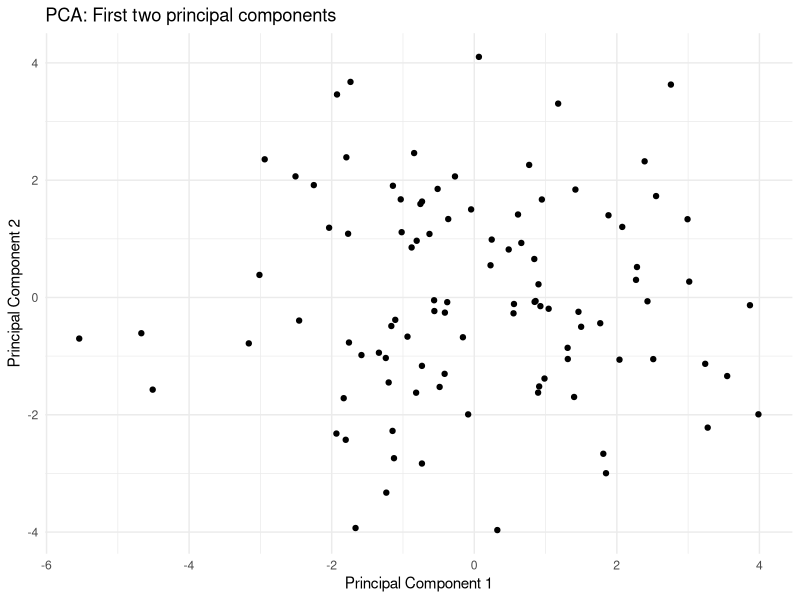
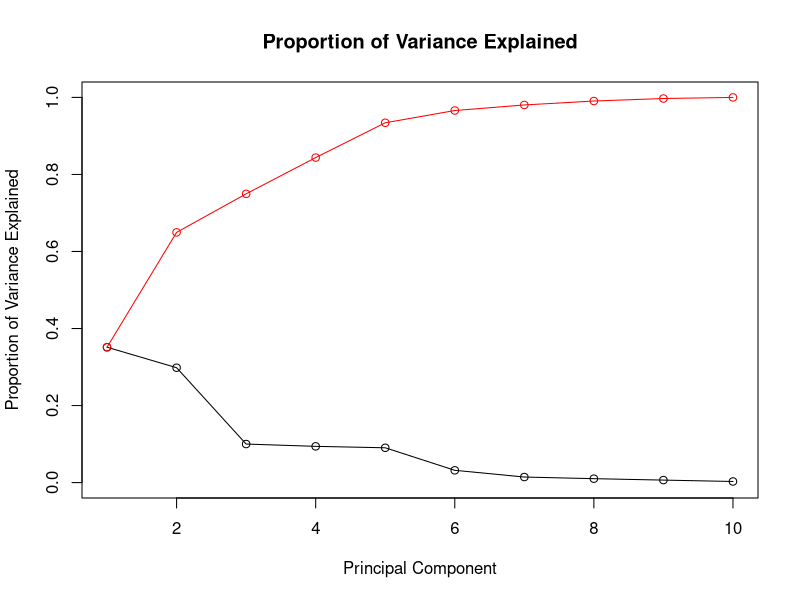
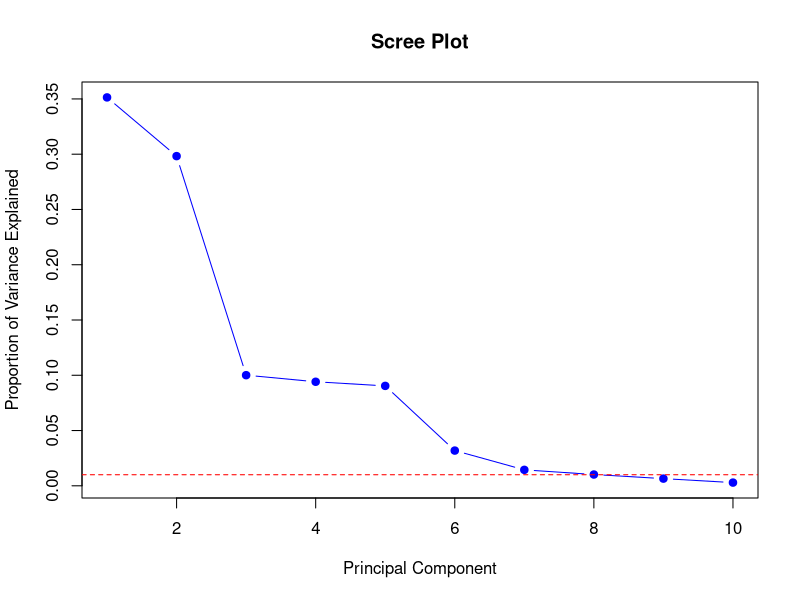
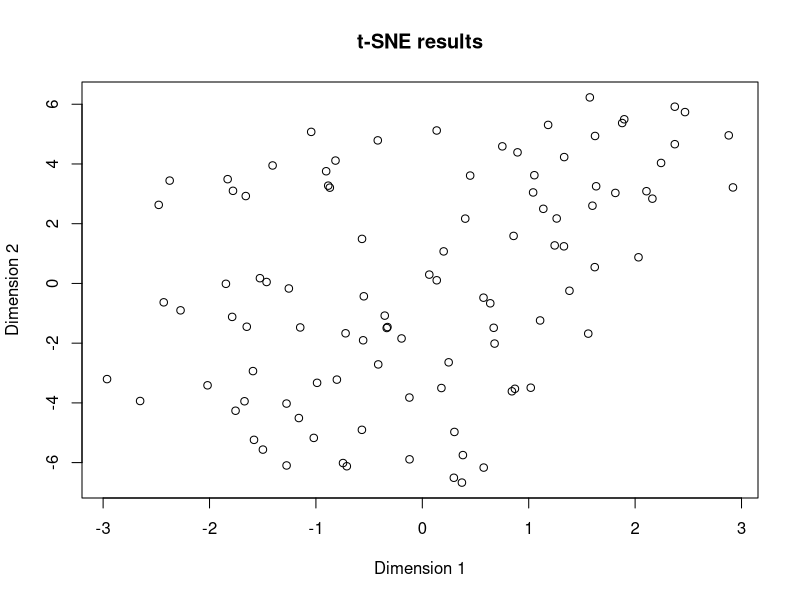

These charts were generated, in order, by the following R code:
# ----- B1705 Week 10 | Un-supervised ML: Dimensionality Reduction in ML | 20.03.2024 -----
# ----- Pre-Lecture Work -----
# ----- 1. Principal Component Analysis (PCA) -----
##### 1.1. Load and clean environment -----
rm(list=ls())
library(ggplot2)

# Create synthetic dataset with more dimensions
set.seed(123)
V1 <- rnorm(100, mean = 50, sd = 10)
V2 <- V1 + rnorm(100, mean = 0, sd = 5)  # Correlated with V1
V3 <- V1 - rnorm(100, mean = 0, sd = 5)  # Correlated with V1
V4 <- rnorm(100, mean = 20, sd = 5)  # Not correlated with V1
V5 <- V4 + rnorm(100, mean = 0, sd = 2)  # Correlated with V4
V6 <- V4 - rnorm(100, mean = 0, sd = 2)  # Correlated with V4
V7 <- rnorm(100, mean = -10, sd = 5)  # Independent
V8 <- rnorm(100, mean = 5, sd = 3)    # Independent
V9 <- V2 * rnorm(100, mean = 1, sd = 0.1) + V6  # Composite, correlated with V2 and V6
V10 <- rnorm(100, mean = 0, sd = 4)  # Independent

data <- data.frame(V1, V2, V3, V4, V5, V6, V7, V8, V9, V10)

##### 1.2. Perform PCA -----
# Perform PCA on that dataset
pca_result <- prcomp(data, scale. = TRUE)

# Print the summary to see the proportion of variance explained by each principal component
print(summary(pca_result))

##### 1.3. Visualisation -----
library(ggplot2)

# Create a data frame of the PCA scores
pca_scores <- as.data.frame(pca_result$x)

# Plot the first two principal components
ggplot(pca_scores, aes(x = PC1, y = PC2)) +
  geom_point() +
  xlab("Principal Component 1") +
  ylab("Principal Component 2") +
  ggtitle("PCA: First two principal components") +
  theme_minimal()

##### 1.4. Determining dimensions to retain -----
# Print the summary of PCA results to see the proportion of variance explained by each component
print(summary(pca_result))

# Plot the cumulative proportion of variance explained
plot(pca_result$sdev^2 / sum(pca_result$sdev^2), type = 'o', main = "Proportion of Variance Explained", xlab = "Principal Component", ylab = "Proportion of Variance Explained", ylim = c(0, 1))
cumulative_variance <- cumsum(pca_result$sdev^2) / sum(pca_result$sdev^2)
points(cumulative_variance, type = 'o', col = "red")

# ----- 2. Scree Plot -----
summary_pca <- summary(pca_result)

# importance matrix holds the variance explained values
var_explained <- summary_pca$importance[2,]  # Proportion of Variance Explained

# Create scree plot
plot(var_explained, xlab = "Principal Component", ylab = "Proportion of Variance Explained",
     type = 'b', pch = 19, col = "blue", main = "Scree Plot")
abline(h = 0.01, col = "red", lty = 2)  # Optional: Line to indicate cutoff for smaller eigenvalues

# THIS IS THE BIT THAT DETERMINES HOW MANY COMPONENTS TO RETAIN
# The eigenvalues can be obtained by squaring the singular values (standard deviations in pca_result)
eigenvalues <- pca_result$sdev^2
# Apply Kaiser criterion
num_components_kaiser <- sum(eigenvalues > 1)

cat("Number of components to retain according to Kaiser criterion:", num_components_kaiser, "\n")

# ----- 3. t-SNE ----- 
# Loading libraries
library(Rtsne)

# Set seed for reproducibility
set.seed(42)

# Execute t-SNE
tsne_result <- Rtsne(data, dims = 2, perplexity = 30, verbose = TRUE, max_iter = 1000)

# The output, tsne_result, contains Y which is the embedding in 2 dimensions

# Create scatterplot
plot(tsne_result$Y, main = "t-SNE results", xlab = "Dimension 1", ylab = "Dimension 2")
